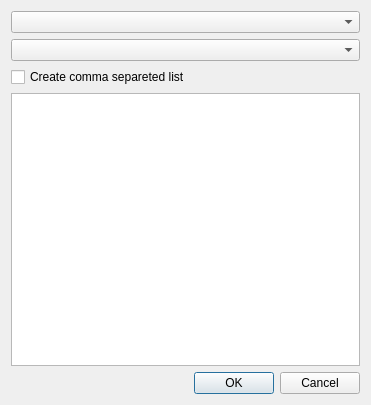
<?xml version="1.0" encoding="UTF-8"?>
<ui version="4.0">
 <class>MyPluginDialogBase</class>
 <widget class="QDialog" name="MyPluginDialogBase">
  <property name="geometry">
   <rect>
    <x>0</x>
    <y>0</y>
    <width>371</width>
    <height>405</height>
   </rect>
  </property>
  <property name="windowTitle">
   <string>MyPlugin</string>
  </property>
  <layout class="QVBoxLayout" name="verticalLayout">
   <item>
    <widget class="QComboBox" name="combo_layer"/>
   </item>
   <item>
    <widget class="QComboBox" name="combo_attribute"/>
   </item>
   <item>
    <widget class="QCheckBox" name="check_list">
     <property name="text">
      <string>Create comma separeted list</string>
     </property>
     <property name="checked">
      <bool>false</bool>
     </property>
    </widget>
   </item>
   <item>
    <widget class="QTextEdit" name="text_out"/>
   </item>
   <item>
    <widget class="QDialogButtonBox" name="button_box">
     <property name="orientation">
      <enum>Qt::Horizontal</enum>
     </property>
     <property name="standardButtons">
      <set>QDialogButtonBox::Cancel|QDialogButtonBox::Ok</set>
     </property>
    </widget>
   </item>
  </layout>
 </widget>
 <resources/>
 <connections>
  <connection>
   <sender>button_box</sender>
   <signal>accepted()</signal>
   <receiver>MyPluginDialogBase</receiver>
   <slot>accept()</slot>
   <hints>
    <hint type="sourcelabel">
     <x>20</x>
     <y>20</y>
    </hint>
    <hint type="destinationlabel">
     <x>20</x>
     <y>20</y>
    </hint>
   </hints>
  </connection>
  <connection>
   <sender>button_box</sender>
   <signal>rejected()</signal>
   <receiver>MyPluginDialogBase</receiver>
   <slot>reject()</slot>
   <hints>
    <hint type="sourcelabel">
     <x>20</x>
     <y>20</y>
    </hint>
    <hint type="destinationlabel">
     <x>20</x>
     <y>20</y>
    </hint>
   </hints>
  </connection>
 </connections>
</ui>
